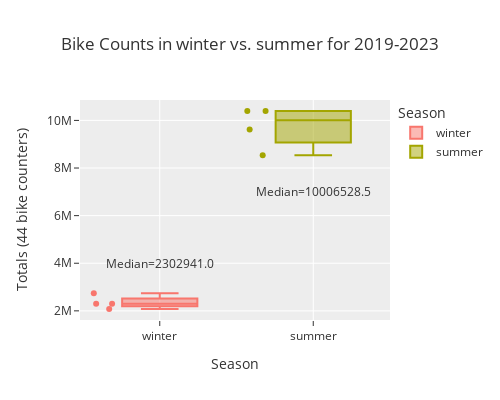

The notebook cell saved with this chart:
### Code cell
fig3 = px.box(df_seasons, x="Season", y="Count", points="all", 
              color="Season",
              width=500,height=400,
              title="Bike Counts in winter vs. summer for 2019-2023", 
              template='ggplot2')
fig3.update_layout(yaxis_title="Totals (44 bike counters)")
fig3.add_annotation(text=f"Median={df_seasons_stats['median'][0]}", x="winter", y=4000000, showarrow=False)
fig3.add_annotation(text=f"Median={df_seasons_stats['median'][1]}", x="summer", y=7000000, showarrow=False)
fig3.show()
fig3.write_image('fig-boxplot_bikes_by_seasons_2019-2023.png')

### Figure 1 — Plotly figure (JSON) as saved in the notebook; plotly's stock layout.template omitted (floating-point values rounded to 4 significant figures)
{"data": [{"alignmentgroup": "True", "boxpoints": "all", "hovertemplate": "Season=%{x}<br>Count=%{y}<extra></extra>", "legendgroup": "winter", "marker": {"color": "#F8766D"}, "name": "winter", "notched": false, "offsetgroup": "winter", "orientation": "v", "showlegend": true, "type": "box", "x": ["winter", "winter", "winter", "winter"], "x0": " ", "xaxis": "x", "y": [2302941, 2302941, 2738323, 2077896], "y0": " ", "yaxis": "y"}, {"alignmentgroup": "True", "boxpoints": "all", "hovertemplate": "Season=%{x}<br>Count=%{y}<extra></extra>", "legendgroup": "summer", "marker": {"color": "#A3A500"}, "name": "summer", "notched": false, "offsetgroup": "summer", "orientation": "v", "showlegend": true, "type": "box", "x": ["summer", "summer", "summer", "summer"], "x0": " ", "xaxis": "x", "y": [10395410, 10395410, 8532168, 9617647], "y0": " ", "yaxis": "y"}], "layout": {"annotations": [{"showarrow": false, "text": "Median=2302941.0", "x": "winter", "y": 4000000}, {"showarrow": false, "text": "Median=10006528.5", "x": "summer", "y": 7000000}], "boxmode": "overlay", "height": 400, "legend": {"title": {"text": "Season"}, "tracegroupgap": 0}, "title": {"text": "Bike Counts in winter vs. summer for 2019-2023"}, "width": 500, "xaxis": {"anchor": "y", "categoryarray": ["winter", "summer"], "categoryorder": "array", "domain": [0, 1], "title": {"text": "Season"}}, "yaxis": {"anchor": "x", "domain": [0, 1], "title": {"text": "Totals (44 bike counters)"}}}}
